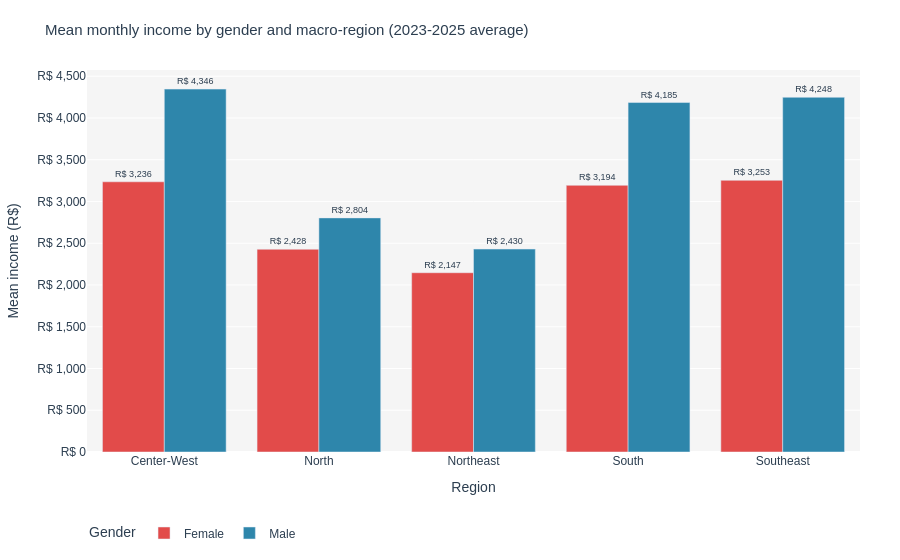

The cell this chart's notebook holds for it:
### Markdown cell above
---
# Part 2 - Income Inequality
### 2.1 Mean income by gender and macro-region

### Code cell
gr_avg = gender_region.groupby(['macro_region','gender'], as_index=False)['mean_income'].mean()
fig6 = px.bar(
    gr_avg, x='macro_region', y='mean_income', color='gender', barmode='group',
    title='Mean monthly income by gender and macro-region (2023-2025 average)',
    labels={'macro_region': 'Region', 'mean_income': 'Mean income (R$)', 'gender': 'Gender'},
    color_discrete_map={'Male': BLUE, 'Female': RED},
    text=gr_avg['mean_income'].apply(lambda x: f'R$ {x:,.0f}'),
)
fig6.update_traces(textposition='outside', textfont_size=9,
    hovertemplate='<b>%{x} - %{fullData.name}</b><br>Mean income: R$ %{y:,.0f}<extra></extra>')
fig6.update_layout(**BASE_LAYOUT, yaxis_tickprefix='R$ ', yaxis_tickformat=',.0f')
fig6.show()

### Figure 1 — Plotly figure (JSON) as saved in the notebook; plotly's stock layout.template omitted (floating-point values rounded to 4 significant figures)
{"data": [{"alignmentgroup": "True", "hovertemplate": "<b>%{x} - %{fullData.name}</b><br>Mean income: R$ %{y:,.0f}<extra></extra>", "legendgroup": "Female", "marker": {"color": "#E24B4A", "pattern": {"shape": ""}}, "name": "Female", "offsetgroup": "Female", "orientation": "v", "showlegend": true, "text": ["R$ 3,236", "R$ 2,428", "R$ 2,147", "R$ 3,194", "R$ 3,253"], "textfont": {"size": 9}, "textposition": "outside", "type": "bar", "x": ["Center-West", "North", "Northeast", "South", "Southeast"], "xaxis": "x", "y": [3236.0, 2428.0, 2147.0, 3194.0, 3253.0], "yaxis": "y"}, {"alignmentgroup": "True", "hovertemplate": "<b>%{x} - %{fullData.name}</b><br>Mean income: R$ %{y:,.0f}<extra></extra>", "legendgroup": "Male", "marker": {"color": "#2E86AB", "pattern": {"shape": ""}}, "name": "Male", "offsetgroup": "Male", "orientation": "v", "showlegend": true, "text": ["R$ 4,346", "R$ 2,804", "R$ 2,430", "R$ 4,185", "R$ 4,248"], "textfont": {"size": 9}, "textposition": "outside", "type": "bar", "x": ["Center-West", "North", "Northeast", "South", "Southeast"], "xaxis": "x", "y": [4346.0, 2804.0, 2430.0, 4185.0, 4248.0], "yaxis": "y"}], "layout": {"autosize": true, "barmode": "group", "font": {"color": "#2C3E50", "family": "Arial"}, "hoverlabel": {"bgcolor": "white", "font": {"size": 12}}, "legend": {"orientation": "h", "title": {"text": "Gender"}, "tracegroupgap": 0, "x": 0, "y": -0.25, "yanchor": "bottom"}, "margin": {"b": 60, "l": 60, "r": 40, "t": 70}, "paper_bgcolor": "white", "plot_bgcolor": "#F5F5F5", "title": {"font": {"color": "#2C3E50", "size": 15}, "text": "Mean monthly income by gender and macro-region (2023-2025 average)"}, "xaxis": {"anchor": "y", "autorange": true, "domain": [0, 1], "range": [-0.5, 4.5], "title": {"text": "Region"}, "type": "category"}, "yaxis": {"anchor": "x", "autorange": true, "domain": [0, 1], "range": [0, 4575.0], "tickformat": ",.0f", "tickprefix": "R$ ", "title": {"text": "Mean income (R$)"}, "type": "linear"}}}
